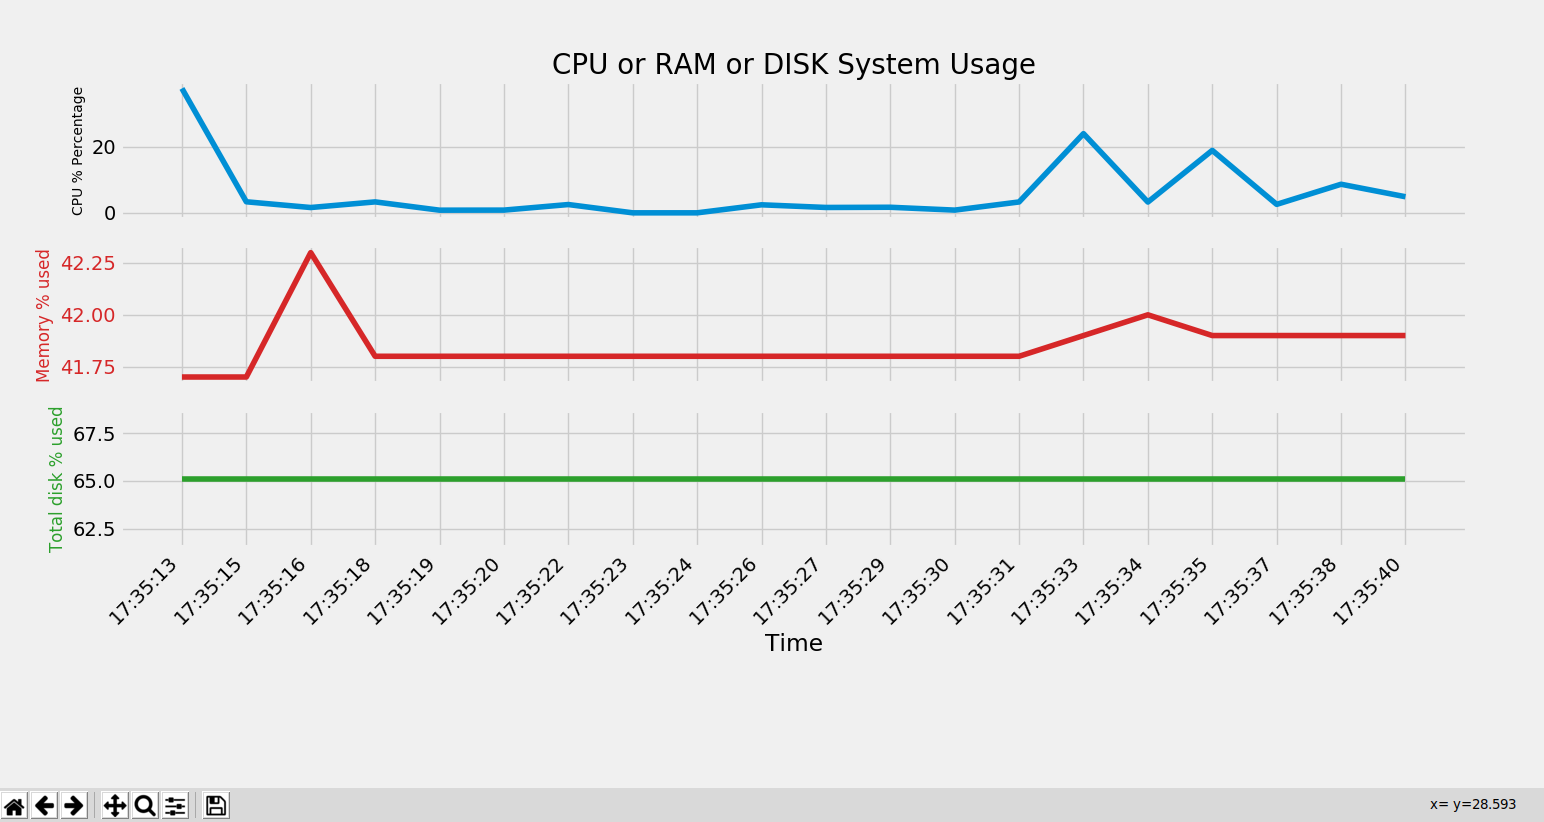

This figure's Python source:
import psutil 
import matplotlib.pyplot as plt
import matplotlib.animation as anime
from matplotlib import style
import datetime


style.use('fivethirtyeight')
fig = plt.figure()

##for vertical stacked ploting

(ax1,ax2,ax3) = fig.subplots(3,sharey=False)

x = []
y = []
z = []
d = []

class Cpusage:
    def __init__(self):
        #self.last = psutil.cpu_percent(interval=0.5, percpu=True)
        pass

    def update():
        values = psutil.cpu_percent(interval=0.3,percpu=True)
        ylabel = 0
        for ele in range(0, len(values)):
            ylabel = (ylabel + values[ele])
            percentage=round(ylabel/len(values),2)
        return percentage
    def memory():
        me = psutil.virtual_memory()
        mem = me[2]
        return mem
    def disk():
        di=psutil.disk_usage('/')
        dis= di[3]
        return dis




def animate(i,x,y,z,d):
    percentag=Cpusage.update()
    memory=Cpusage.memory()
    disk=Cpusage.disk()
    

    x.append(datetime.datetime.now().strftime('%H:%M:%S'))
    y.append(percentag)
    z.append(memory)
    d.append(disk)

    x= x[-20:]
    y= y[-20:]
    z= z[-20:]
    d= d[-20:]
    
    ax1.clear()
    ax1.plot(x, y)
    ax1.set_ylabel('CPU % Percentage',fontsize=10)
    ax1.set_xticklabels([])
    ax1.set_title('CPU or RAM or DISK System Usage',fontsize=20)


    ax2.clear()
    color = 'tab:red'
    ax2.set_ylabel('Memory % used', color=color,fontsize=12)
    ax2.set_xticklabels([])
    ax2.tick_params(axis='y', labelcolor=color)
    ax2.plot(x,z,color=color)

    ax3.clear()
    color= 'tab:green'
    ax3.set_ylabel('Total disk % used', color=color,fontsize=12)
    ax3.plot(x,d,color=color)

    plt.xticks(rotation=45, ha='right')
    plt.subplots_adjust(bottom=0.30)
    
  
    plt.xlabel('Time')
    
ani = anime.FuncAnimation(fig, animate,fargs=(x, y, z, d), interval=1000)

plt.show()  
